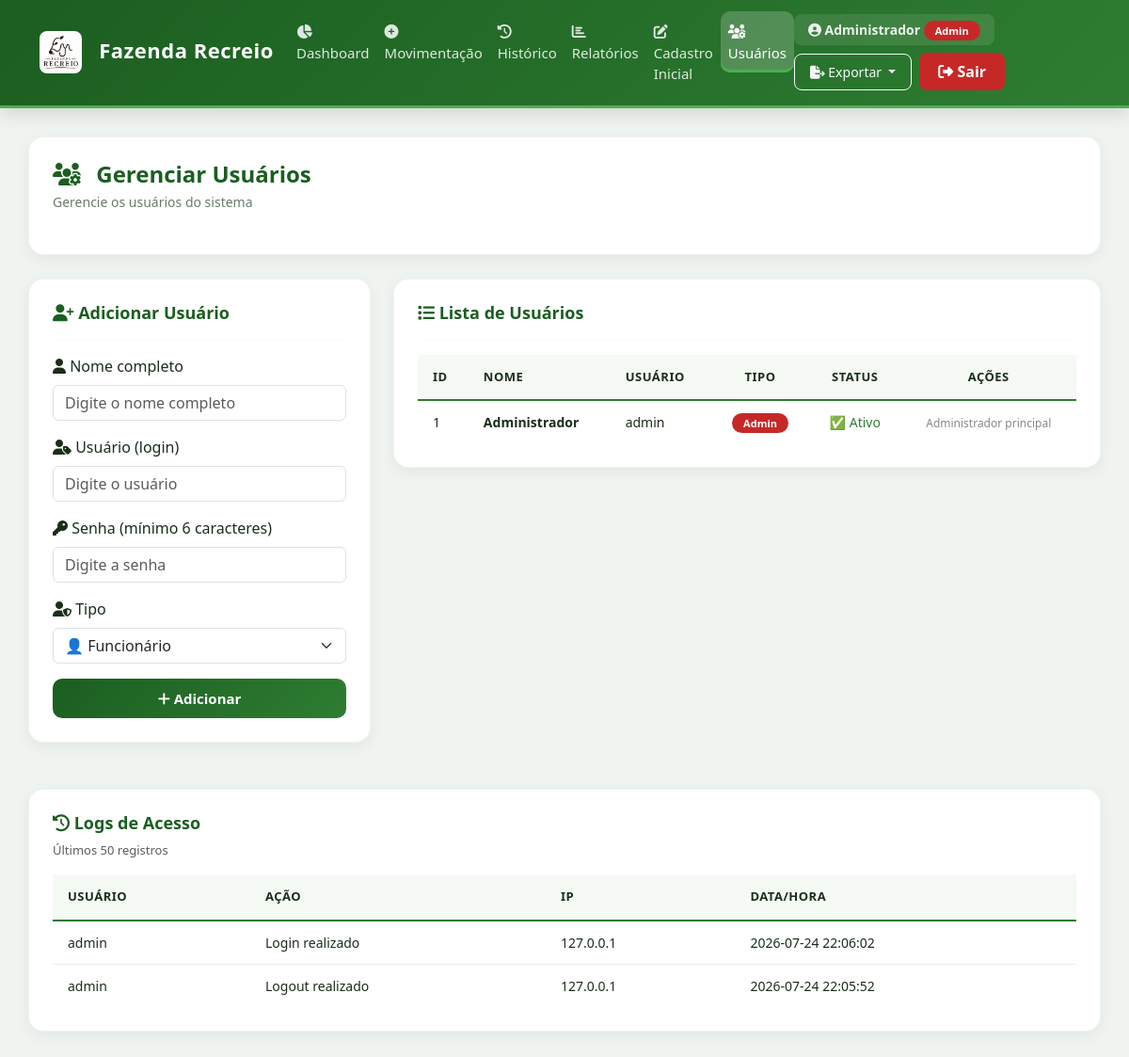
The page /admin/usuarios (signed in) on the database as committed earlier.
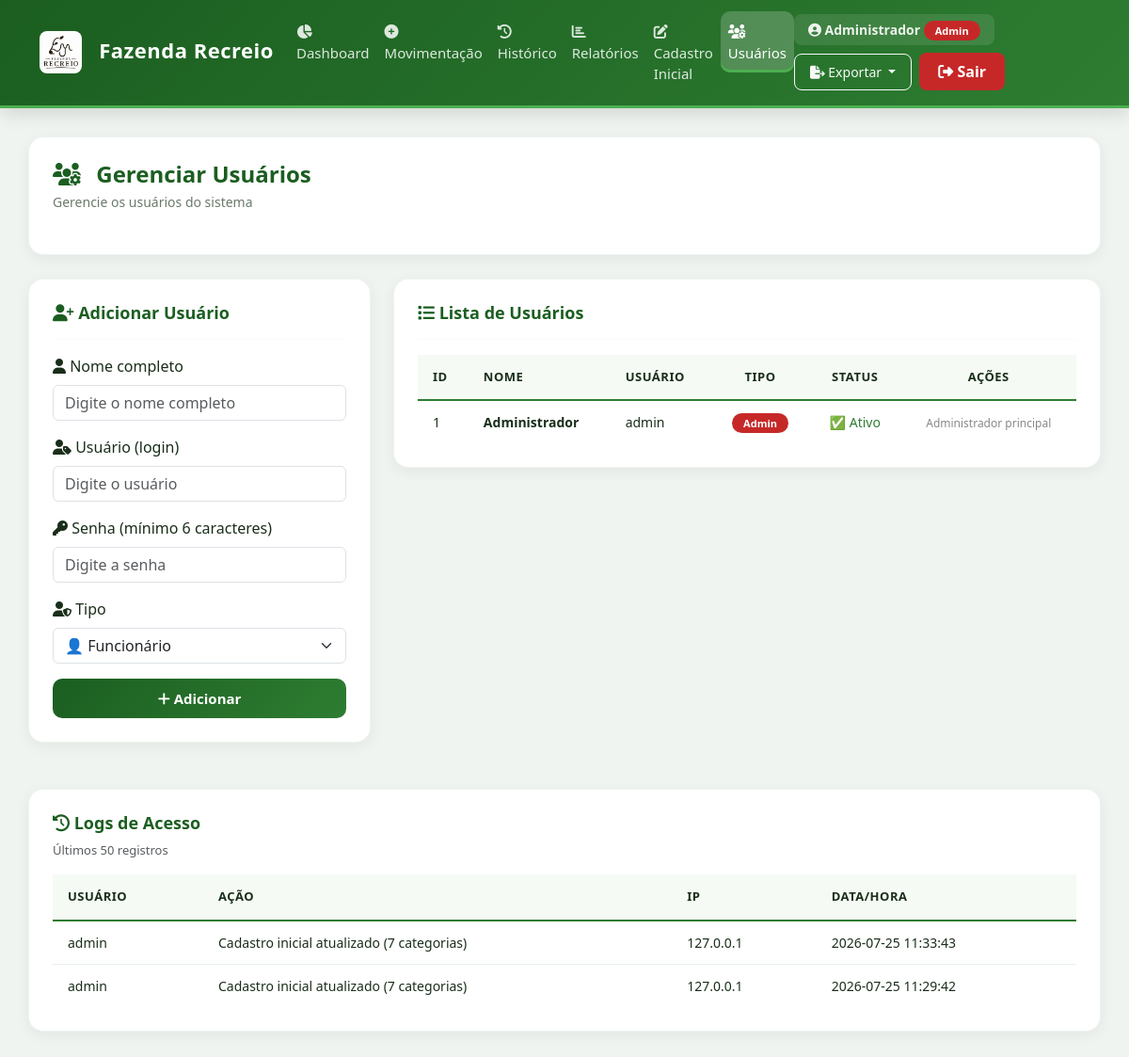
The same page on the database as committed later.
### tables this page shows
CREATE TABLE usuarios (
        id INTEGER PRIMARY KEY AUTOINCREMENT,
        nome TEXT NOT NULL,
        usuario TEXT UNIQUE NOT NULL,
        senha TEXT NOT NULL,
        tipo TEXT DEFAULT 'funcionario',
        ativo INTEGER DEFAULT 1,
        data_criacao TIMESTAMP DEFAULT CURRENT_TIMESTAMP
    );

CREATE TABLE logs_acesso (
        id INTEGER PRIMARY KEY AUTOINCREMENT,
        usuario TEXT,
        acao TEXT,
        ip TEXT,
        data TIMESTAMP DEFAULT CURRENT_TIMESTAMP
    );

### app.py (the view)
@app.route("/admin/usuarios")
@admin_required
def admin_usuarios():
    usuarios = get_all_usuarios()
    logs = get_logs_acesso(50)
    return render_template("admin_usuarios.html", usuarios=usuarios, logs=logs)

### templates/admin_usuarios.html (shortened to what this page needs)
{% extends "base.html" %}
{% block content %}
<div class="card-dashboard">
    <h2><i class="fas fa-users-cog" style="color: #1B5E20;"></i> Gerenciar Usuários</h2>
    <p class="subtitle">Gerencie os usuários do sistema</p>
</div>
<div class="row g-4">
    <div class="col-md-4">
        <div class="card-dashboard">
            <h4 style="color: #1B5E20; font-weight: 600; font-size: 18px;">
                <i class="fas fa-user-plus"></i> Adicionar Usuário
            </h4>
            <hr style="border-color: #e8f0e8;">
            <form method="POST" action="/admin/usuario/add">
                <div class="mb-3">
                    <label class="form-label"><i class="fas fa-user"></i> Nome completo</label>
                    <input type="text" name="nome" class="form-control" placeholder="Digite o nome completo" required>
                </div>
                <div class="mb-3">
                    <label class="form-label"><i class="fas fa-user-tag"></i> Usuário (login)</label>
                    <input type="text" name="usuario" class="form-control" placeholder="Digite o usuário" required>
                </div>
                <div class="mb-3">
                    <label class="form-label"><i class="fas fa-key"></i> Senha (mínimo 6 caracteres)</label>
                    <input type="password" name="senha" class="form-control" placeholder="Digite a senha" required minlength="6">
                </div>
                <div class="mb-3">
                    <label class="form-label"><i class="fas fa-user-shield"></i> Tipo</label>
                    <select name="tipo" class="form-select">
                        <option value="funcionario">👤 Funcionário</option>
                    </select>
                </div>
                <button type="submit" class="btn-primary-custom" style="width:100%;">
                    <i class="fas fa-plus"></i> Adicionar
                </button>
            </form>
        </div>
    </div>
    <div class="col-md-8">
        <div class="card-dashboard">
            <h4 style="color: #1B5E20; font-weight: 600; font-size: 18px;">
                <i class="fas fa-list"></i> Lista de Usuários
            </h4>
            <hr style="border-color: #e8f0e8;">
            <div class="table-container">
                <table class="table-modern">
                    <thead>
                        <tr>
                            <th>ID</th>
                            <th>Nome</th>
                            <th>Usuário</th>
                            <th style="text-align: center;">Tipo</th>
                            <th style="text-align: center;">Status</th>
                            <th style="text-align: center;">Ações</th>
                        </tr>
                    </thead>
                    <tbody>
                        {% for u in usuarios %}
                        <tr>
                            <td>{{ u[0] }}</td>
                            <td><strong>{{ u[1] }}</strong></td>
                            <td>{{ u[2] }}</td>
                            <td style="text-align: center;">
                                {% if u[3] == 'admin' %}
                                    <span class="badge-admin">Admin</span>
                                {% else %}
                                    <span class="badge-funcionario">Funcionário</span>
                                {% endif %}
                            </td>
                            <td style="text-align: center;">
                                {% if u[4] == 1 %}
                                    <span style="color: #2E7D32;">✅ Ativo</span>
                                {% else %}
                                    <span style="color: #C62828;">❌ Inativo</span>
                                {% endif %}
                            </td>
                            <td style="text-align: center;">
                                {% if u[3] != 'admin' %}
                                <div style="display: flex; gap: 5px; justify-content: center; flex-wrap: wrap;">
                                    <button type="button" class="btn-warning-custom" style="padding: 4px 12px; font-size: 12px;"
                                            data-bs-toggle="modal" data-bs-target="#modalSenha{{ u[0] }}">
                                        🔑 Senha
                                    </button>
                                    <a href="/admin/usuario/delete/{{ u[0] }}"
                                       class="btn-danger-custom" style="padding: 4px 12px; font-size: 12px; text-decoration: none;"
                                       onclick="return confirm('Tem certeza que deseja remover este usuário?')">
                                        🗑️ Remover
                                    </a>
                                </div>
                                <div class="modal fade" id="modalSenha{{ u[0] }}" tabindex="-1">
                                    <div class="modal-dialog">
                                        <div class="modal-content" style="border-radius: 16px;">
                                            <form method="POST" action="/admin/usuario/alterar_senha">
                                                <div class="modal-header" style="border-bottom: none; padding-bottom: 0;">
                                                    <h5 class="modal-title" style="color: #1B5E20;">
                                                        <i class="fas fa-key"></i> Alterar Senha - {{ u[1] }}
                                                    </h5>
                                                    <button type="button" class="btn-close" data-bs-dismiss="modal"></button>
                                                </div>
                                                <div class="modal-body">
                                                    <input type="hidden" name="id_usuario" value="{{ u[0] }}">
                                                    <div class="mb-3">
                                                        <label class="form-label">Nova Senha (mínimo 6 caracteres)</label>
                                                        <input type="password" name="nova_senha" class="form-control" required minlength="6" placeholder="Digite a nova senha">
                                                    </div>
                                                </div>
                                                <div class="modal-footer" style="border-top: none;">
                                                    <button type="button" class="btn-outline-custom" data-bs-dismiss="modal" style="padding: 8px 20px;">
                                                        Cancelar
                                                    </button>
                                                    <button type="submit" class="btn-primary-custom" style="padding: 8px 20px;">
                                                        <i class="fas fa-save"></i> Salvar
                                                    </button>
                                                </div>
                                            </form>
                                        </div>
                                    </div>
                                </div>
                                {% else %}
                                    <span style="color: #888; font-size: 12px;">Administrador principal</span>
                                {% endif %}
                            </td>
                        </tr>
                        {% endfor %}
                    </tbody>
                </table>
            </div>
        </div>
    </div>
</div>
<div class="row mt-4">
    <div class="col-md-12">
        <div class="card-dashboard">
            <h4 style="color: #1B5E20; font-weight: 600; font-size: 18px;">
                <i class="fas fa-history"></i> Logs de Acesso
            </h4>
            <p class="text-muted" style="font-size: 13px;">Últimos 50 registros</p>
            <div class="table-container">
                <table class="table-modern">
                    <thead>
                        <tr>
                            <th>Usuário</th>
                            <th>Ação</th>
                            <th>IP</th>
                            <th>Data/Hora</th>
                        </tr>
                    </thead>
                    <tbody>
                        {% for log in logs %}
                        <tr>
                            <td>{{ log[0] }}</td>
                            <td>{{ log[1] }}</td>
                            <td>{{ log[2] }}</td>
                            <td>{{ log[3] }}</td>
                        </tr>
                        {% else %}
                        <tr>
                            <td colspan="4" class="text-center text-muted" style="padding: 20px;">
                                <i class="fas fa-inbox"></i> Nenhum log registrado
                            </td>
                        </tr>
                        {% endfor %}
                    </tbody>
                </table>
            </div>
        </div>
    </div>
</div>
{% endblock %}

### templates/base.html (shortened to what this page needs)
<!DOCTYPE html>
<html lang="pt-br">
<head>
    <link href="https://cdn.jsdelivr.net/npm/bootstrap@5.3.3/dist/css/bootstrap.min.css" rel="stylesheet">
    <link rel="stylesheet" href="https://cdnjs.cloudflare.com/ajax/libs/font-awesome/6.4.0/css/all.min.css">
    <link rel="stylesheet" href="{{ url_for('static', filename='css/style.css') }}">
</head>
<body>
<nav class="navbar navbar-expand-lg navbar-custom">
    <div class="container-fluid">
        <a class="navbar-brand" href="/">
            <img src="{{ url_for('static', filename='images/logo.png') }}" alt="Fazenda Recreio" style="max-height: 45px; margin-right: 12px; border-radius: 8px;"
                 onerror="this.style.display='none'; this.nextElementSibling.style.display='inline';">
            Fazenda Recreio
        </a>
        <div class="collapse navbar-collapse" id="menuNav">
            <ul class="navbar-nav me-auto">
                <li class="nav-item">
                    <a class="nav-link {% if request.path == '/' %}active{% endif %}" href="/">
                        <i class="fas fa-chart-pie"></i> Dashboard
                    </a>
                </li>
                <li class="nav-item">
                    <a class="nav-link {% if request.path == '/movimentacao' %}active{% endif %}" href="/movimentacao">
                        <i class="fas fa-plus-circle"></i> Movimentação
                    </a>
                </li>
                <li class="nav-item">
                    <a class="nav-link {% if request.path == '/historico' %}active{% endif %}" href="/historico">
                        <i class="fas fa-history"></i> Histórico
                    </a>
                </li>
                <li class="nav-item">
                    <a class="nav-link {% if request.path == '/relatorios' %}active{% endif %}" href="/relatorios">
                        <i class="fas fa-chart-bar"></i> Relatórios
                    </a>
                </li>
                {% if session.get('tipo') == 'admin' %}
                <li class="nav-item">
                    <a class="nav-link {% if request.path == '/cadastro_inicial' %}active{% endif %}" href="/cadastro_inicial">
                        <i class="fas fa-edit"></i> Cadastro Inicial
                    </a>
                </li>
                <li class="nav-item">
                    <a class="nav-link {% if request.path == '/admin/usuarios' %}active{% endif %}" href="/admin/usuarios">
                        <i class="fas fa-users-cog"></i> Usuários
                    </a>
                </li>
                {% endif %}
            </ul>
            <div class="d-flex align-items-center gap-2 flex-wrap">
                <span class="user-info" style="color: rgba(255,255,255,0.9); font-size: 14px; padding: 6px 15px; background: rgba(255,255,255,0.1); border-radius: 8px;">
                    <i class="fas fa-user-circle"></i>
                    <strong>{{ session.get('nome', 'Usuário') }}</strong>
                    {% if session.get('tipo') == 'admin' %}
                        <span class="badge-admin">Admin</span>
                    {% else %}
                        <span class="badge-funcionario">Funcionário</span>
                    {% endif %}
                </span>
                <div class="dropdown d-inline">
                    <button class="btn btn-sm btn-outline-light dropdown-toggle" type="button" data-bs-toggle="dropdown" style="border-radius: 8px; padding: 8px 16px;">
                        <i class="fas fa-file-export"></i> Exportar
                    </button>
                </div>
                <a href="/logout" class="btn-sair" style="background: #C62828; color: white; border: none; padding: 8px 20px; border-radius: 8px; font-weight: 600; transition: 0.3s; text-decoration: none;">
                    <i class="fas fa-sign-out-alt"></i> Sair
                </a>
            </div>
        </div>
    </div>
</nav>
<main class="conteudo">
    {% block content %}{% endblock %}
</main>
</body>
</html>

Rows that differ between the two databases and show on the page:
changed logs_acesso (number 1 of 2 on the later page): acao "Login realizado" → "Cadastro inicial atualizado (7 categorias)"; data "2026-07-24 22:06:02" → "2026-07-25 11:33:43"
changed logs_acesso (number 2 of 2 on the later page): acao "Logout realizado" → "Cadastro inicial atualizado (7 categorias)"; data "2026-07-24 22:05:52" → "2026-07-25 11:29:42"
